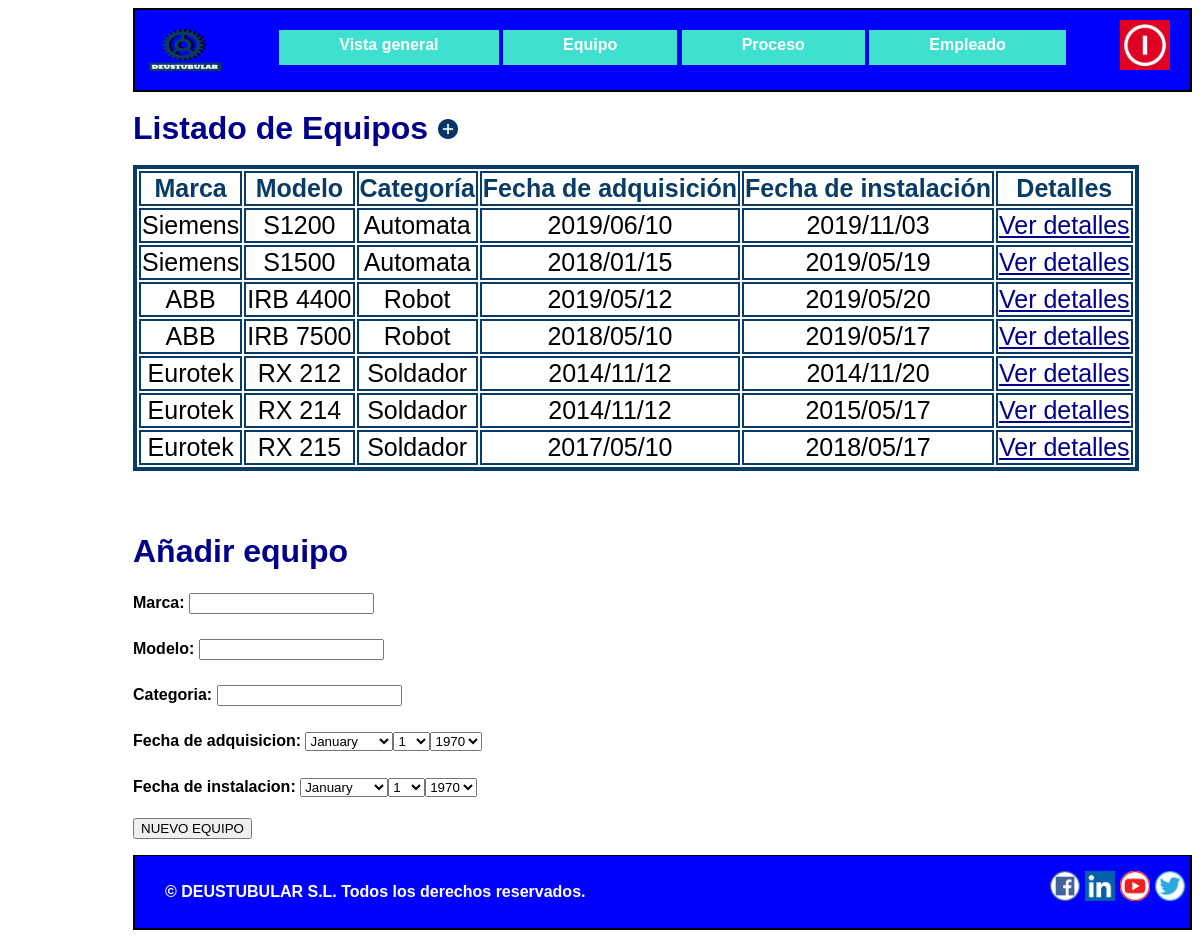
/appGestion_de_la_produccion/responsable/equipo/, run on the app's committed database.
### appGestion_de_la_produccion/models.py (models this page shows, shortened)
class Equipo(models.Model):
    modelo = models.CharField(max_length=25)
    marca = models.CharField(max_length=25)
    categoria = models.CharField(max_length=50)
    fecha_adquisicion = models.DateField()
    fecha_instalacion = models.DateField()

### appGestion_de_la_produccion/views.py (the view)
# urls.py: path('responsable/equipo/', views.lista_equipos, name='lista_equipos'),  # Url que da la lista de todos los equipos
def lista_equipos(request):
    equipo = Equipo.objects.order_by("id")
    context = {"lista_equipos": equipo, "form": equipoform}
    return render(request, "Equipo.html", context)

### appGestion_de_la_produccion/templates/Equipo.html (shortened to what this page needs)
{% extends "PlantillaHeaderFooter.html"%}
{%load static%}
{% block contenido %}
<h1>Listado de Equipos<a class="añadir" href="/appGestion_de_la_produccion/responsable/equipoform" title="Añadir nuevo equipo"><img
        src="/static/Imagenes/añadir.png" width="20" height="20"></a> </h1>
<div class="tablasueltas">
    <table id="cosadeequipo">
        <thead>
            <tr class="cosadeequipo">
              <td class="cosadeequipo"> <b> Marca</b> </td>
              <td class="cosadeequipo"> <b> Modelo</b> </td>
              <td class="cosadeequipo"> <b> Categoría</b> </td>
              <td class="cosadeequipo"> <b> Fecha de adquisición</b> </td>
              <td class="cosadeequipo"> <b> Fecha de instalación</b> </td>
              <td class="cosadeequipo"> <b>Detalles</b> </td>
            </tr>
        </thead>
        <tbody class="cosadeequipo" id="cosasequipo">
        {% for Equipo in lista_equipos %}
        <tr>
            <td class="cosadeequipo">{{ Equipo.marca }}</td>
            <td class="cosadeequipo">{{ Equipo.modelo }}</td>
            <td class="cosadeequipo">{{ Equipo.categoria }}</td>
            <td class="cosadeequipo">{{ Equipo.fecha_adquisicion|date:'Y/m/d'}}</td>
            <td class="cosadeequipo">{{ Equipo.fecha_instalacion|date:'Y/m/d'}}</td>
            <td class="cosadeequipo"><a href="/appGestion_de_la_produccion/responsable/equipo/{{ Equipo.id }}" title="Detalles">Ver detalles</a></td>
        </tr>
        {% endfor %}
        </tbody>
    </table>
</div>
    <div>
    <h1>Añadir equipo </h1>
    <form action="" id="formnuevoequipo">
        {{ form.as_p }}
        <input type="submit" name="nuevoequipo" id="botonnuevo" value="NUEVO EQUIPO">
    </form>
    </div>
{% endblock %}

### appGestion_de_la_produccion/static/stylesheet.css (style rules this page uses)
* { box-sizing: border-box; }
html { font-family: Arial, Helvetica, sans-serif; max-width: 1100px; font-weight: bold; background-color:white; margin-left: 125px; }
body { line-height: 30px; font-size: 16px; }
h1, h2, h3, legend { color: darkblue; }
a { color: darkblue; }
thead { color: rgb(8,59,102); }
.cosadeequipo { border:2px solid rgb(8,59,102); font-size:25px; margin-right:20px; text-align:center; }
#cosadeequipo { border:4px solid rgb(8,59,102); margin-bottom:40px; }
.tablasueltas { height:350px; width:1100px; overflow-y:scroll; }
.tabladetalles tbody,td,th { border:2px solid rgb(8,59,102); }
.añadir { margin-left:10px; }

### data on the page
Equipo: marca "Siemens", modelo "S1200", categoria "Automata", fecha_adquisicion "2019/06/10", fecha_instalacion "2019/11/03"
Equipo: marca "Siemens", modelo "S1500", categoria "Automata", fecha_adquisicion "2018/01/15", fecha_instalacion "2019/05/19"
Equipo: marca "ABB", modelo "IRB 4400", categoria "Robot", fecha_adquisicion "2019/05/12", fecha_instalacion "2019/05/20"
Equipo: marca "ABB", modelo "IRB 7500", categoria "Robot", fecha_adquisicion "2018/05/10", fecha_instalacion "2019/05/17"
Equipo: marca "Eurotek", modelo "RX 212", categoria "Soldador", fecha_adquisicion "2014/11/12", fecha_instalacion "2014/11/20"
Equipo: marca "Eurotek", modelo "RX 214", categoria "Soldador", fecha_adquisicion "2014/11/12", fecha_instalacion "2015/05/17"
Equipo: marca "Eurotek", modelo "RX 215", categoria "Soldador", fecha_adquisicion "2017/05/10", fecha_instalacion "2018/05/17"
